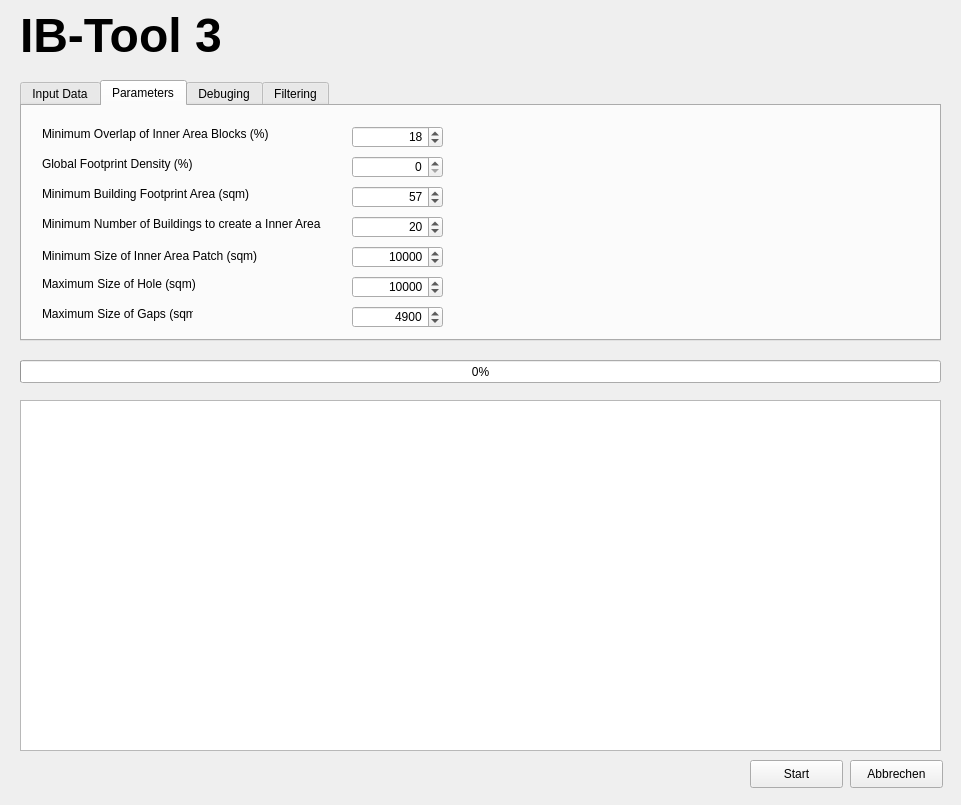
<?xml version="1.0" encoding="UTF-8"?>
<ui version="4.0">
 <class>IBToolDialogBase</class>
 <widget class="QDialog" name="IBToolDialogBase">
  <property name="geometry">
   <rect>
    <x>0</x>
    <y>0</y>
    <width>961</width>
    <height>805</height>
   </rect>
  </property>
  <property name="windowTitle">
   <string>IB-Tool</string>
  </property>
  <widget class="QLabel" name="label">
   <property name="geometry">
    <rect>
     <x>20</x>
     <y>10</y>
     <width>281</width>
     <height>51</height>
    </rect>
   </property>
   <property name="font">
    <font>
     <pointsize>36</pointsize>
     <weight>75</weight>
     <bold>true</bold>
    </font>
   </property>
   <property name="text">
    <string>IB-Tool 3</string>
   </property>
  </widget>
  <widget class="QTabWidget" name="tabWidget">
   <property name="geometry">
    <rect>
     <x>20</x>
     <y>80</y>
     <width>921</width>
     <height>261</height>
    </rect>
   </property>
   <property name="currentIndex">
    <number>1</number>
   </property>
   <widget class="QWidget" name="tab">
    <attribute name="title">
     <string>Input Data</string>
    </attribute>
    <widget class="QPushButton" name="AuxButton">
     <property name="geometry">
      <rect>
       <x>490</x>
       <y>110</y>
       <width>31</width>
       <height>22</height>
      </rect>
     </property>
     <property name="text">
      <string>...</string>
     </property>
    </widget>
    <widget class="QLabel" name="label_15">
     <property name="geometry">
      <rect>
       <x>20</x>
       <y>20</y>
       <width>111</width>
       <height>16</height>
      </rect>
     </property>
     <property name="text">
      <string>Building Footprints</string>
     </property>
    </widget>
    <widget class="QLabel" name="label_17">
     <property name="geometry">
      <rect>
       <x>20</x>
       <y>80</y>
       <width>91</width>
       <height>16</height>
      </rect>
     </property>
     <property name="text">
      <string>Partitions</string>
     </property>
    </widget>
    <widget class="QLineEdit" name="AuxPath">
     <property name="geometry">
      <rect>
       <x>180</x>
       <y>110</y>
       <width>291</width>
       <height>22</height>
      </rect>
     </property>
     <property name="text">
      <string>L:\Test_data\A_AUX.shp</string>
     </property>
    </widget>
    <widget class="QPushButton" name="PartButton">
     <property name="geometry">
      <rect>
       <x>490</x>
       <y>80</y>
       <width>31</width>
       <height>22</height>
      </rect>
     </property>
     <property name="text">
      <string>...</string>
     </property>
    </widget>
    <widget class="QLabel" name="label_16">
     <property name="geometry">
      <rect>
       <x>20</x>
       <y>50</y>
       <width>131</width>
       <height>16</height>
      </rect>
     </property>
     <property name="text">
      <string>Road Network</string>
     </property>
    </widget>
    <widget class="QLineEdit" name="PartPath">
     <property name="geometry">
      <rect>
       <x>180</x>
       <y>80</y>
       <width>291</width>
       <height>22</height>
      </rect>
     </property>
     <property name="text">
      <string>L:\Test_data\A_PART.shp</string>
     </property>
    </widget>
    <widget class="QLineEdit" name="HuPath">
     <property name="geometry">
      <rect>
       <x>180</x>
       <y>20</y>
       <width>291</width>
       <height>22</height>
      </rect>
     </property>
     <property name="layoutDirection">
      <enum>Qt::LeftToRight</enum>
     </property>
     <property name="text">
      <string>L:\Test_data\A_HU.shp</string>
     </property>
    </widget>
    <widget class="QPushButton" name="RnButton">
     <property name="geometry">
      <rect>
       <x>490</x>
       <y>50</y>
       <width>31</width>
       <height>22</height>
      </rect>
     </property>
     <property name="text">
      <string>...</string>
     </property>
    </widget>
    <widget class="QLabel" name="label_18">
     <property name="geometry">
      <rect>
       <x>20</x>
       <y>110</y>
       <width>121</width>
       <height>16</height>
      </rect>
     </property>
     <property name="text">
      <string>Auxillary Data</string>
     </property>
    </widget>
    <widget class="QLineEdit" name="RnPath">
     <property name="geometry">
      <rect>
       <x>180</x>
       <y>50</y>
       <width>291</width>
       <height>22</height>
      </rect>
     </property>
     <property name="text">
      <string>L:\Test_data\A_RN.shp</string>
     </property>
    </widget>
    <widget class="QPushButton" name="HuButton">
     <property name="geometry">
      <rect>
       <x>490</x>
       <y>20</y>
       <width>31</width>
       <height>22</height>
      </rect>
     </property>
     <property name="text">
      <string>...</string>
     </property>
    </widget>
    <widget class="QLabel" name="label_19">
     <property name="geometry">
      <rect>
       <x>20</x>
       <y>140</y>
       <width>121</width>
       <height>16</height>
      </rect>
     </property>
     <property name="text">
      <string>Output</string>
     </property>
    </widget>
    <widget class="QLineEdit" name="OutputPath">
     <property name="geometry">
      <rect>
       <x>180</x>
       <y>140</y>
       <width>291</width>
       <height>22</height>
      </rect>
     </property>
     <property name="text">
      <string>L:\Test_data\UGB.shp</string>
     </property>
    </widget>
    <widget class="QPushButton" name="OutputButton">
     <property name="geometry">
      <rect>
       <x>490</x>
       <y>140</y>
       <width>31</width>
       <height>22</height>
      </rect>
     </property>
     <property name="text">
      <string>...</string>
     </property>
    </widget>
    <widget class="QLabel" name="label_20">
     <property name="geometry">
      <rect>
       <x>20</x>
       <y>170</y>
       <width>151</width>
       <height>16</height>
      </rect>
     </property>
     <property name="text">
      <string>Path Common Workspace</string>
     </property>
    </widget>
    <widget class="QLineEdit" name="WorkspacePath">
     <property name="geometry">
      <rect>
       <x>180</x>
       <y>170</y>
       <width>291</width>
       <height>22</height>
      </rect>
     </property>
     <property name="text">
      <string>L:\Test_data\workspace\</string>
     </property>
    </widget>
    <widget class="QPushButton" name="WorkspaceButton">
     <property name="geometry">
      <rect>
       <x>490</x>
       <y>170</y>
       <width>31</width>
       <height>22</height>
      </rect>
     </property>
     <property name="text">
      <string>...</string>
     </property>
    </widget>
   </widget>
   <widget class="QWidget" name="tab_3">
    <attribute name="title">
     <string>Parameters</string>
    </attribute>
    <widget class="QSpinBox" name="MaxGapSizeBox">
     <property name="geometry">
      <rect>
       <x>330</x>
       <y>200</y>
       <width>91</width>
       <height>22</height>
      </rect>
     </property>
     <property name="alignment">
      <set>Qt::AlignRight|Qt::AlignTrailing|Qt::AlignVCenter</set>
     </property>
     <property name="maximum">
      <number>100000</number>
     </property>
     <property name="singleStep">
      <number>100</number>
     </property>
     <property name="value">
      <number>4900</number>
     </property>
    </widget>
    <widget class="QSpinBox" name="MinBdgCountBox">
     <property name="geometry">
      <rect>
       <x>330</x>
       <y>110</y>
       <width>91</width>
       <height>22</height>
      </rect>
     </property>
     <property name="alignment">
      <set>Qt::AlignRight|Qt::AlignTrailing|Qt::AlignVCenter</set>
     </property>
     <property name="value">
      <number>20</number>
     </property>
    </widget>
    <widget class="QSpinBox" name="GlobalFootprintDensityBox">
     <property name="geometry">
      <rect>
       <x>330</x>
       <y>50</y>
       <width>91</width>
       <height>22</height>
      </rect>
     </property>
     <property name="alignment">
      <set>Qt::AlignRight|Qt::AlignTrailing|Qt::AlignVCenter</set>
     </property>
     <property name="value">
      <number>0</number>
     </property>
    </widget>
    <widget class="QLabel" name="label_6">
     <property name="geometry">
      <rect>
       <x>20</x>
       <y>140</y>
       <width>321</width>
       <height>20</height>
      </rect>
     </property>
     <property name="text">
      <string>Minimum Size of Inner Area Patch (sqm)</string>
     </property>
    </widget>
    <widget class="QLabel" name="label_3">
     <property name="geometry">
      <rect>
       <x>20</x>
       <y>50</y>
       <width>241</width>
       <height>16</height>
      </rect>
     </property>
     <property name="text">
      <string>Global Footprint Density (%)</string>
     </property>
    </widget>
    <widget class="QLabel" name="label_8">
     <property name="geometry">
      <rect>
       <x>20</x>
       <y>200</y>
       <width>151</width>
       <height>16</height>
      </rect>
     </property>
     <property name="text">
      <string>Maximum Size of Gaps (sqm)</string>
     </property>
    </widget>
    <widget class="QLabel" name="label_2">
     <property name="geometry">
      <rect>
       <x>20</x>
       <y>20</y>
       <width>271</width>
       <height>16</height>
      </rect>
     </property>
     <property name="text">
      <string>Minimum Overlap of Inner Area Blocks (%)</string>
     </property>
    </widget>
    <widget class="QSpinBox" name="MinAreaBox">
     <property name="geometry">
      <rect>
       <x>330</x>
       <y>80</y>
       <width>91</width>
       <height>22</height>
      </rect>
     </property>
     <property name="alignment">
      <set>Qt::AlignRight|Qt::AlignTrailing|Qt::AlignVCenter</set>
     </property>
     <property name="stepType">
      <enum>QAbstractSpinBox::DefaultStepType</enum>
     </property>
     <property name="value">
      <number>57</number>
     </property>
    </widget>
    <widget class="QSpinBox" name="MinPatchSizeBox">
     <property name="geometry">
      <rect>
       <x>330</x>
       <y>140</y>
       <width>91</width>
       <height>22</height>
      </rect>
     </property>
     <property name="alignment">
      <set>Qt::AlignRight|Qt::AlignTrailing|Qt::AlignVCenter</set>
     </property>
     <property name="maximum">
      <number>1000000</number>
     </property>
     <property name="singleStep">
      <number>100</number>
     </property>
     <property name="value">
      <number>10000</number>
     </property>
    </widget>
    <widget class="QLabel" name="label_4">
     <property name="geometry">
      <rect>
       <x>20</x>
       <y>80</y>
       <width>281</width>
       <height>16</height>
      </rect>
     </property>
     <property name="text">
      <string>Minimum Building Footprint Area (sqm)</string>
     </property>
    </widget>
    <widget class="QSpinBox" name="MaxHoleSizeBox">
     <property name="geometry">
      <rect>
       <x>330</x>
       <y>170</y>
       <width>91</width>
       <height>22</height>
      </rect>
     </property>
     <property name="alignment">
      <set>Qt::AlignRight|Qt::AlignTrailing|Qt::AlignVCenter</set>
     </property>
     <property name="maximum">
      <number>1000000</number>
     </property>
     <property name="singleStep">
      <number>100</number>
     </property>
     <property name="value">
      <number>10000</number>
     </property>
    </widget>
    <widget class="QLabel" name="label_5">
     <property name="geometry">
      <rect>
       <x>20</x>
       <y>110</y>
       <width>311</width>
       <height>16</height>
      </rect>
     </property>
     <property name="text">
      <string>Minimum Number of Buildings to create a Inner Area</string>
     </property>
    </widget>
    <widget class="QLabel" name="label_7">
     <property name="geometry">
      <rect>
       <x>20</x>
       <y>170</y>
       <width>231</width>
       <height>16</height>
      </rect>
     </property>
     <property name="text">
      <string>Maximum Size of Hole (sqm)</string>
     </property>
    </widget>
    <widget class="QSpinBox" name="MinOverlapBlocksBox">
     <property name="geometry">
      <rect>
       <x>330</x>
       <y>20</y>
       <width>91</width>
       <height>22</height>
      </rect>
     </property>
     <property name="alignment">
      <set>Qt::AlignRight|Qt::AlignTrailing|Qt::AlignVCenter</set>
     </property>
     <property name="value">
      <number>18</number>
     </property>
    </widget>
   </widget>
   <widget class="QWidget" name="tab_2">
    <attribute name="title">
     <string>Debuging</string>
    </attribute>
    <widget class="QLabel" name="label_10">
     <property name="geometry">
      <rect>
       <x>20</x>
       <y>50</y>
       <width>201</width>
       <height>16</height>
      </rect>
     </property>
     <property name="text">
      <string>Partition End (default value = -1)</string>
     </property>
    </widget>
    <widget class="QComboBox" name="LogLevelBox">
     <property name="geometry">
      <rect>
       <x>240</x>
       <y>110</y>
       <width>101</width>
       <height>22</height>
      </rect>
     </property>
     <property name="currentIndex">
      <number>1</number>
     </property>
     <item>
      <property name="text">
       <string>INFO</string>
      </property>
     </item>
     <item>
      <property name="text">
       <string>DEBUG</string>
      </property>
     </item>
     <item>
      <property name="text">
       <string>WARNING</string>
      </property>
     </item>
     <item>
      <property name="text">
       <string>CRITICAL</string>
      </property>
     </item>
    </widget>
    <widget class="QLineEdit" name="SpatialReferenceBox">
     <property name="geometry">
      <rect>
       <x>240</x>
       <y>140</y>
       <width>101</width>
       <height>22</height>
      </rect>
     </property>
     <property name="text">
      <string>EPSG:25833</string>
     </property>
    </widget>
    <widget class="QLabel" name="label_13">
     <property name="geometry">
      <rect>
       <x>20</x>
       <y>140</y>
       <width>171</width>
       <height>16</height>
      </rect>
     </property>
     <property name="text">
      <string>Spatial Reference</string>
     </property>
    </widget>
    <widget class="QLineEdit" name="partendBox">
     <property name="geometry">
      <rect>
       <x>240</x>
       <y>50</y>
       <width>101</width>
       <height>22</height>
      </rect>
     </property>
     <property name="text">
      <string>-1</string>
     </property>
    </widget>
    <widget class="QLabel" name="label_11">
     <property name="geometry">
      <rect>
       <x>20</x>
       <y>80</y>
       <width>191</width>
       <height>16</height>
      </rect>
     </property>
     <property name="text">
      <string>Partition List (default value = #)</string>
     </property>
    </widget>
    <widget class="QLabel" name="label_14">
     <property name="geometry">
      <rect>
       <x>20</x>
       <y>170</y>
       <width>181</width>
       <height>16</height>
      </rect>
     </property>
     <property name="text">
      <string>Delete PartLog at start</string>
     </property>
    </widget>
    <widget class="QLabel" name="label_12">
     <property name="geometry">
      <rect>
       <x>20</x>
       <y>110</y>
       <width>211</width>
       <height>16</height>
      </rect>
     </property>
     <property name="text">
      <string>Log Level (default value = Warning)</string>
     </property>
    </widget>
    <widget class="QLabel" name="label_9">
     <property name="geometry">
      <rect>
       <x>20</x>
       <y>20</y>
       <width>241</width>
       <height>16</height>
      </rect>
     </property>
     <property name="text">
      <string>Partition Start (default value = -1)</string>
     </property>
    </widget>
    <widget class="QLineEdit" name="partstartBox">
     <property name="geometry">
      <rect>
       <x>240</x>
       <y>20</y>
       <width>101</width>
       <height>22</height>
      </rect>
     </property>
     <property name="text">
      <string>-1</string>
     </property>
    </widget>
    <widget class="QLineEdit" name="partlistBox">
     <property name="geometry">
      <rect>
       <x>240</x>
       <y>80</y>
       <width>671</width>
       <height>22</height>
      </rect>
     </property>
     <property name="text">
      <string>#</string>
     </property>
    </widget>
    <widget class="QCheckBox" name="PartLogBox">
     <property name="geometry">
      <rect>
       <x>240</x>
       <y>170</y>
       <width>81</width>
       <height>20</height>
      </rect>
     </property>
     <property name="text">
      <string/>
     </property>
     <property name="checked">
      <bool>true</bool>
     </property>
     <property name="tristate">
      <bool>false</bool>
     </property>
    </widget>
   </widget>
   <widget class="QWidget" name="tab_4">
    <attribute name="title">
     <string>Filtering</string>
    </attribute>
   </widget>
  </widget>
  <widget class="QPushButton" name="StartButton">
   <property name="geometry">
    <rect>
     <x>750</x>
     <y>760</y>
     <width>93</width>
     <height>28</height>
    </rect>
   </property>
   <property name="text">
    <string>Start</string>
   </property>
  </widget>
  <widget class="QProgressBar" name="ProgressBar">
   <property name="geometry">
    <rect>
     <x>20</x>
     <y>360</y>
     <width>921</width>
     <height>23</height>
    </rect>
   </property>
   <property name="value">
    <number>0</number>
   </property>
  </widget>
  <widget class="QPlainTextEdit" name="MessageBox">
   <property name="geometry">
    <rect>
     <x>20</x>
     <y>400</y>
     <width>921</width>
     <height>351</height>
    </rect>
   </property>
  </widget>
  <widget class="QPushButton" name="CancelButton">
   <property name="geometry">
    <rect>
     <x>850</x>
     <y>760</y>
     <width>93</width>
     <height>28</height>
    </rect>
   </property>
   <property name="text">
    <string>Abbrechen</string>
   </property>
  </widget>
 </widget>
 <resources/>
 <connections/>
</ui>
